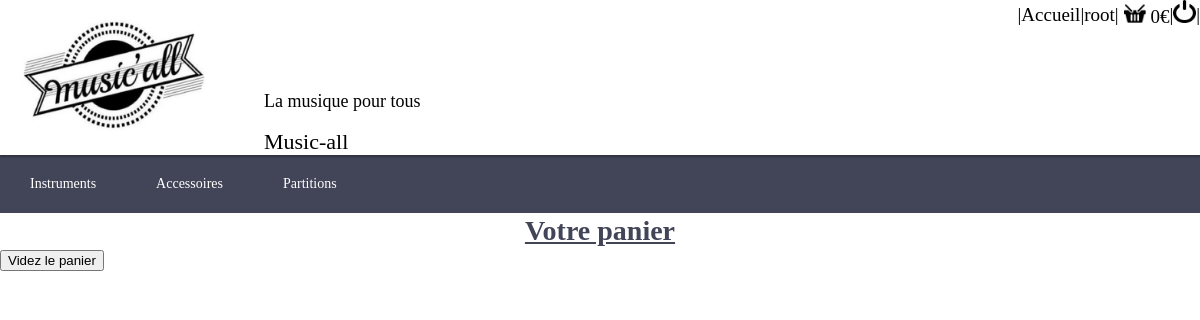
The app's page /controler/panier.controler.php?connect=root, older data.
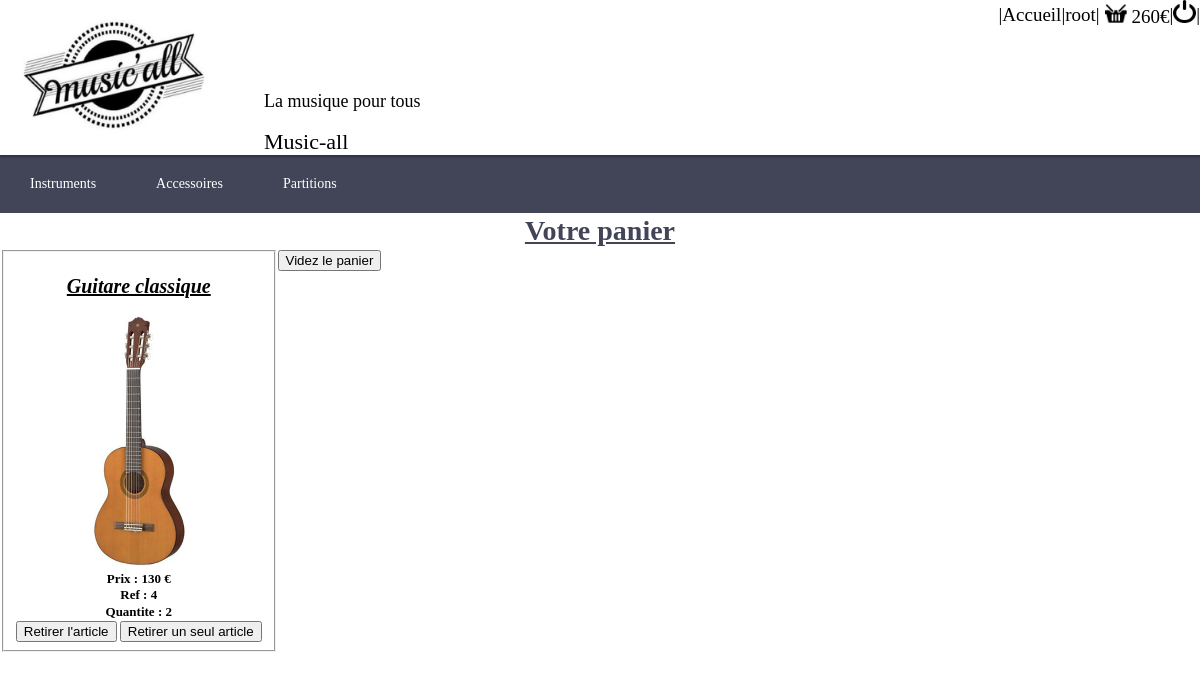
The same page, newer data.
### tables this page shows
CREATE TABLE panier(
	user TEXT REFERENCES utilisateur(username),
	ref INTEGER REFERENCES article(ref),
	categorie INTEGER REFERENCES article(categorie),
	quantite INTEGER,
	PRIMARY KEY(user,ref,categorie)
);

### controler/main.controler.php (called while the page is built, shortened)
<?php
require_once("../model/article.class.php");
require_once("../model/DAO.class.php");
  global $prixPanier;
  $database = new DAO();
  if((!isset($_GET['connect']))&&(!isset($connect))){
      global $connect;
      global $user;
      $prixPanier=0;
  }elseif((isset($_GET['connect']))&&($_GET['connect']!='')){
      global $user;
      $user=$_GET['connect'];
      global $connect;
      $connect=true;
      $prixPanier=$database->getPrixPanier($user);
  }elseif((isset($connect))&&($connect)){
    $prixPanier=$database->getPrixPanier($user);
    $utilisateur = $database->getUtilisateur($user);
    $admin = $utilisateur->getType();
  }elseif((isset($_GET['connect']))&&($_GET['connect']=='')){
    global $connect;
    $connect=false;
    $prixPanier=0;
  }
  if (isset($_GET['categorie'])) {
    $categorie = $database->getCategorie($_GET['categorie']);
    $IDcategorie = $categorie->__get("id");
    if (isset($_POST['tri'])) {
      if ($_POST['tri'] == "nomA") {
        $articles = $database->triArticleNomAZ($IDcategorie);
      } else if ($_POST['tri'] == "nomZ"){
        $articles = $database->triArticleNomZA($IDcategorie);
      } else if ($_POST['tri'] == "prixc"){
        $articles = $database->triArticlePrixC($IDcategorie);
      } else if ($_POST['tri'] == "prixd") {
        $articles = $database->triArticlePrixD($IDcategorie);
      } else {
        $articles = $database->triArticleRef($IDcategorie);
      }
    } else {
      $articles = $database->triArticleRef($IDcategorie);
    }
    $nbelem = count($articles);
  } else {
    $nbelem = 0;
  }
  include("../View/pagePrincipale.view.php");
 ?>

### controler/panier.controler.php (called while the page is built, shortened)
<?php
require_once("../model/article.class.php");
require_once("../model/DAO.class.php");
$database = new DAO();
$user=$_GET["connect"];
if((isset($_GET["ref"]))&&(isset($_GET["cat"]))){
  global $cat;
  $ref=$_GET["ref"];
  $cat=$_GET["cat"];
  $database->ajoutezAuPanier($user,$ref,$cat);
}elseif((isset($_GET["retirer"]))&&($_GET["retirer"]=="all")) {
  $database->viderPanier($user);
  $affichepanier=true;
}elseif((isset($_GET["retirer"]))&&($_GET["retirer"]=="article")) {
  $ref=$_GET["ref"];
  $database->supprArticle($user,$ref);
  $affichepanier=true;
}elseif((isset($_GET["retirer"]))&&($_GET["retirer"]=="unarticle")) {
  $ref=$_GET["ref"];
  $database->supprunArticle($user,$ref);
  $affichepanier=true;
}else{
  $affichepanier=true;
}
$panier=$database->getPanier($user);
include("main.controler.php");
 ?>

### model/DAO.class.php (called while the page is built, shortened)
<?php
require_once("article.class.php");
    class DAO {
        private $db;
        private $database = 'sqlite:../model/data/musicall.db';
        function __construct() {
          try {
            $this->db = new PDO($this->database);
          } catch (PDOException $e) {
            die ("erreur de connexion :".$e->getMessage());
          }
        }
    function getArticleRef($ref): article {
      $commande =  'SELECT * FROM article WHERE ref="' . $ref . '"';
      $sth = $this->db->query($commande);
      $result = $sth->fetchAll(PDO::FETCH_CLASS|PDO::FETCH_PROPS_LATE,"article");
      return $result[0];
    }
    function getPanier($user){
      $commande =  'SELECT * FROM panier WHERE user="'.$user.'" ';
      $sth = $this->db->query($commande);
      $result = $sth->fetchAll(PDO::FETCH_ASSOC);
      return $result;
    }
    function getPrixPanier($user):int{
      $panier=$this->getPanier($user);
      $prixtot=0;
      foreach ($panier as $value) {
        $ref=$value['ref'];
        $article=$this->getArticleRef($ref);
        $prixarticle=($article->getPrix())*$value['quantite'];
        $prixtot=$prixtot+$prixarticle;
      }
      return $prixtot;
    }
}
 ?>

### model/article.class.php (called while the page is built, shortened)
<?php
class article{
 private $prix;
  function __get($name){
    return $this->$name;
}
  function getPrix(){
    return $this->prix;
  }
}
 ?>

### View/pagePrincipale.view.php (the view, shortened to what this page needs)
  <!DOCTYPE html>
<html lang="en" dir="ltr">
  <head>
    <link rel="stylesheet" href="../View/pagePrincipale.view.css">
  </head>
  <body>
      <header>
        <?php
          global $parametre;
          if($connect){
            $parametre="connect=".$user;
          }else{
            $parametre="connect=";
          }
          ?>
        <div class="MainMenu">
          <div class="MenuTot">
            <div class="MenuEste">
              <div class="col1">
                <a href="main.controler.php?<?php echo $parametre; ?>"><img src="../View/models/logo.jpg" alt="Logo du site" width="238" height="153"></a>
              </div>
              <div class="col2">
                <div class="ligne1">
                  <span class="sepHome">|</span>
                  <a class="lienHome" href="main.controler.php?<?php echo $parametre; ?>"><span>Accueil</span></a>
                  <span class="sepHome">|</span>
                  <?php if($connect){echo $user;}else{?> <a class="lienConnexion" href="../View/pageConnexion.view.php?<?php if(isset($paracat)){echo $paracat;} ?>">Compte</a><?php } ?>
                  <span class="sepHome">|</span>
                  <div class="Panier">
                    <a href="panier.controler.php?<?php echo $parametre; ?>">
                      <img src="../View/models/panier.png" alt="panier" width="22" height="22">
                      <span class="prixPanier"><?=$prixPanier?>€</span>
                    </a>
                  </div>
                  <span class="sepHome">|</span>
                  <?php if($connect){ ?>
                    <a href="main.controler.php?connect=&<?php if(isset($paracat)){echo $paracat;} ?>"> <img src="../View/models/logout.png" alt="logout" width="23" height="23"> </a>
                    <span class="sepHome">|</span>
                  <?php } ?>
                </div>
                <div class="ligne2">
                  <div class="slogan">
                    <p class="Slg">La musique pour tous</p>
                    <h1 class="Titre">Music-all</h1>
                  </div>
                </div>
              </div>
          </div>
          </div>
      </div>
      <div class="MenuDeroulant">
        <nav>
          <ul>
            <li class="menu-instruments"><a href="">Instruments</a>
            </li>
            <li class="menu-accessoires"><a href="#">Accessoires</a>
            </li>
            <li class="menu-partitions"><a href="#">Partitions</a>
            </li>
          </ul>
        </nav>
      </div>
      </header>
      <?php if  ($nbelem != 0) {?>
      <div class="tris">
        <h1>Trier par :</h1>
        <FORM class="" action="../controler/main.controler.php?<?php echo $parametre; ?>&<?php if(isset($paracat)){echo $paracat;} ?>" method="post">
          <div class="">
            <label for="ref">Référence</label>
          <INPUT id="ref" type="radio" name="tri" value="référence">
          </div>
          <div class="">
            <label for="nomA">Nom A-Z</label>
          <INPUT id = "nomA" type="radio" name="tri" value="nomA">
          </div>
          <div class="">
            <label for="nomZ">Nom Z-A</label>
          <INPUT id = "nomZ" type="radio" name="tri" value="nomZ">
          </div>
          <div class="">
            <label for="prixc">Prix croissant</label>
          <INPUT id = "prixc" type="radio" name="tri" value="prixc">
          </div>
          <div class="">
            <label for="prixd">Prix décroissant</label>
          <INPUT id = "prixd" type="radio" name="tri" value="prixd">
          </div>
          <div class="bouton">
            <input type="submit" name="Valider" value="Valider">
            </div>
        </FORM>
      </div>
      <div class="listArt">
      <h1><?= $categorie->__get("nom") ?></h1>
      <br>
      <?php foreach($articles as $key => $value){   ?>
        <div class="ArticleCatalogue">
          <fieldset class="Art">
            <h2><?= $value->__get("libelle") ?></h2> <br>
            <img src="../View/models/<?= $value->__get("image") ?>" alt="<?=$value->__get("libelle")?>" height="300" width="300"/> <br>
            Informations complémentaires : <?= $value->__get("infoscompl") ?> <br>
            Prix : <?= $value->__get("prix") ?> €<br>
            Ref : <?= $value->__get("ref") ?> <br>
            <?php if($connect){?>
              <a href="panier.controler.php?<?php echo $parametre; ?>&ref=<?= $value->__get("ref")?>&cat=<?= $value->__get("categorie") ?>"> <img src="../View/models/panier.png" alt="AjoutezAuPanier" width="23" height="23"><input type="submit" name="" value="Ajoutez au panier"> </a>
            <?php }else{?>
              <a href="../View/pageConnexion.view.php?<?php if(isset($paracat)){echo $paracat;} ?>"><input type="submit" name="" value="Connectez vous !"></a>
            <?php } ?>
            <?php if ($admin==1) { ?>
              <form class="" action="../View/pagePrincipale.view.php?ref=<?php=$value->__get("ref")?>" method="post">
                <input type="number" name="prix" step=0.01 min=0.00 value=0.00>
                <input type="submit" name="changerPrix" value="Changer le prix">
              </form>
            <?php } ?>
        </fieldset>
          </div>
          <?php } ?>
        <?php }elseif (isset($affichepanier)&&$affichepanier) { ?>
          <div class="listPanier">
          <h1> Votre panier </h1>
          <?php foreach ($panier as $val) { $value=$database->getArticleRef($val["ref"]);?>
            <div class="ArticlePanier">
              <fieldset class="Article">
              <h2> <?= $value->__get("libelle") ?> </h2><br>
              <img src="../View/models/<?= $value->__get("image") ?>" alt="<?=$value->__get("libelle")?>" height="250" width="250"/> <br>
              Prix : <?= $value->__get("prix") ?> €<br>
              Ref : <?= $value->__get("ref") ?> <br>
              Quantite : <?= $val["quantite"]?> <br>
              <a href="panier.controler.php?<?php echo $parametre; ?>&retirer=article&ref=<?= $value->__get("ref")?>"><input type="submit" name="vider" value="Retirer l'article"> </a>
              <?php if ($val["quantite"]>1){ ?>
                <a href="panier.controler.php?<?php echo $parametre; ?>&retirer=unarticle&ref=<?= $value->__get("ref")?>"><input type="submit" name="vider" value="Retirer un seul article"> </a>
              <?php } ?>
            </fieldset>
            </div>
          <?php }  ?>
          <a href="panier.controler.php?<?php echo $parametre; ?>&retirer=all"><input type="submit" name="vider" value="Videz le panier"> </a>
            </div>
        <?php }else{ ?>
          <img src="../View/models/accueil.jpg" alt="photo accueil" width="100%" height="75%">
        <?php } ?>
  </body>
</html>

### View/pagePrincipale.view.css (style rules this page uses)
body { font-family: Calibri,serif; margin: 0px; padding: 0px; font-size: 14px; line-height: 1.3; }
.MainMenu { background-color: hsla(0,0%,100%,.8); box-shadow: 0 2px 2px RGBa(0,0,0,.3); position: relative; z-index: 3000; }
.MenuTot { max-width: 1280px; width: 100%; height: 155px; padding: 0; position: relative; z-index: 300; margin: 0 auto; display: flex; flex-flow: row wrap; }
.MenuEste { width: 100%; max-width: 100%; height: 155px; flex-wrap: wrap; display: flex; justify-content: flex-start; align-items: flex-start; }
.col1 { width: 22%; max-width: 22%; height: 155px; }
.col1 > a > img { margin-right: 60px; }
.col2 { width: 78%; max-width: 78%; height: 155px; }
.ligne1 { display: flex; justify-content: flex-end; align-items: center; font-size: 19px; }
.Panier { margin-left: 5px; }
.Panier > a { text-decoration: none; color: black; }
.ligne1 > a { color: black; text-decoration: none; }
.ligne2 { display: flex; align-items: center; justify-content: space-between; padding-top: 60px; }
.slogan { flex-direction: column; justify-content: center; width: 100%; }
.Slg { font-size: 18px; font-weight: 500; margin: 0 0 0 0; }
.Titre { font-size: 22px; font-weight: 300; line-height: 27px; }
.MenuDeroulant { max-width: 100%; flex: 0 0 100%; display: flex; align-items: center; justify-content: center; position: relative; }
nav > ul { margin: 0px; padding: 0px; }
nav > ul > li { float: left; position: relative; }
nav li { list-style-type: none; }
nav { width: 100%; background-color: #424558; }
nav > ul::after { content: ""; display: block; clear: both; }
nav a { display: inline-block; text-decoration: none; }
nav > ul > li >a { padding: 20px 30px; color: #FFF; }
.listPanier { display: flex; flex-flow: row wrap; }
.listPanier > h1 { color: #424558; text-align: center; margin-top: 0px; font-weight: bold; text-decoration: underline; width:100%; margin:auto; }
.listPanier > a { text-decoration: none; color: black; }
.Article { font-weight: bold; text-align: center; font-size: 13px; }
.Article > h2 { font-size: 20px; font-style: italic; text-decoration: underline; margin-bottom: 0px; }
.Article >a { text-decoration: none; }

Row changes from the older to the newer data that the page shows:
added panier: __get "Guitare classique", __get "130", __get "4", quantite "2"
Text that changed along with them:
$prixPanier: "0" → "260"
